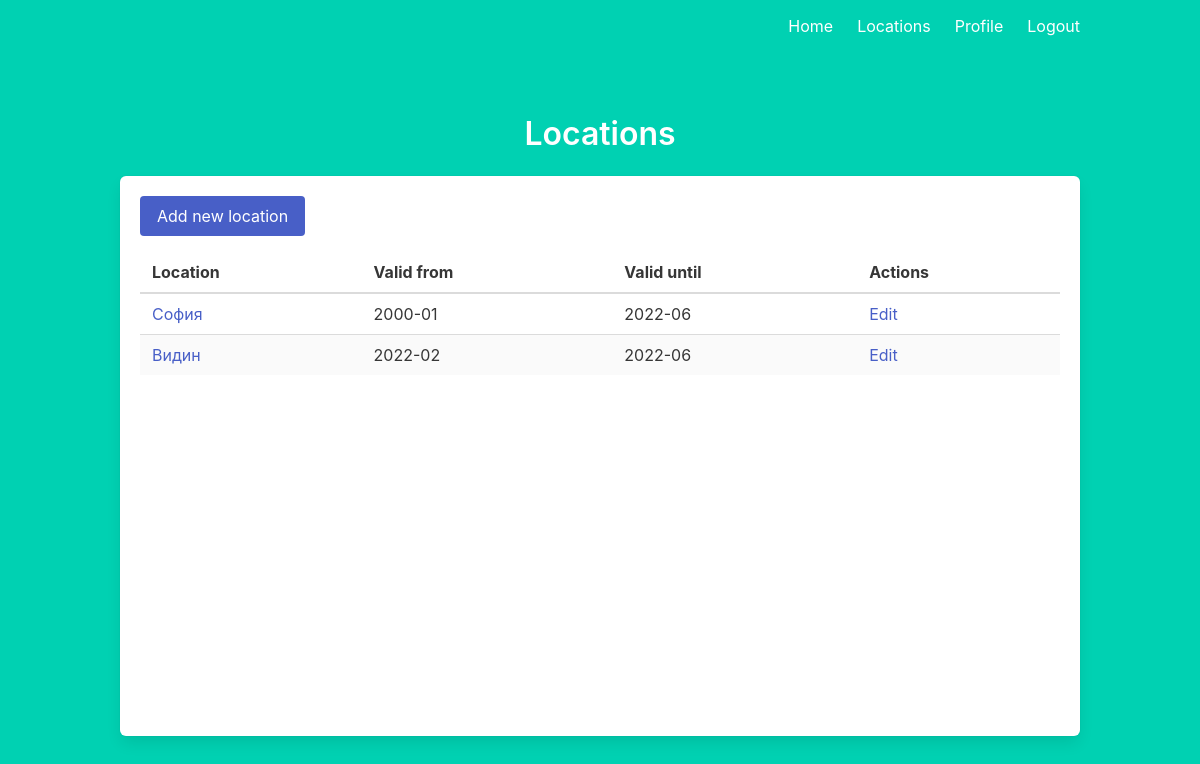
The app's page /locations (signed in) with its own data.
### models.py (models this page shows)
class Location(db.Model):
    id = db.Column(db.Integer, primary_key=True)
    name = db.Column(db.String(100))
    valid_from = db.Column(db.String(7))
    valid_until = db.Column(db.String(7))
    measurements = db.relationship("MonthlyMeasurements")

### main.py (the view)
@main.route('/locations')
def locations():
    locations = Location.query.all()
    return render_template('locations.html', current_user=current_user, locations=locations)

### __init__.py (called while the page is built)
def create_app():
    app = Flask(__name__)
    app.config['SECRET_KEY'] = 'very_secret-TODO-change-it'
    app.config['SQLALCHEMY_DATABASE_URI'] = 'sqlite:///db.sqlite'
    db.init_app(app)
    from .models import User
    login_manager = LoginManager()
    login_manager.login_view = 'auth.login'
    login_manager.init_app(app)
    @login_manager.user_loader
    def load_user(user_id):
        return User.query.get(int(user_id))
    from .auth import auth as auth_blueprint
    app.register_blueprint(auth_blueprint)
    from .main import main as main_blueprint
    app.register_blueprint(main_blueprint)
    return app

### templates/locations.html (shortened to what this page needs)
{% extends "base.html" %}
{% block content %}
<h1 class="title has-text-centered">
  Locations
</h1>
<div class="box" style="min-height: 70vh">
  <a class="button is-link" href="/locations/new">Add new location</a>
  <table class="mt-4 table is-striped is-fullwidth is-hoverable">
    <thead>
      <th>
        Location
      </th>
      <th>
        Valid from
      </th>
      <th>
        Valid until
      </th>
      <th>
        Actions
      </th>
    </thead>
    <tbody>
      {% for location in locations %}
        <tr>
          <td>
            <a class="has-text-link" href="/locations/{{ location.id }}">{{ location.name }}</a>
          </td>
          <td>
            {{ location.valid_from }}
          </td>
          <td>
            {{ location.valid_until }}
          </td>
          <td>
            <a class="has-text-link" href="/locations/{{ location.id }}/edit">Edit</a>
          </td>
        </tr>
      {% endfor %}
    </tbody>
  </table>
</div>
{% endblock %}

### records on screen
Location: name "София", valid_from "2000-01", valid_until "2022-06"
Location: name "Видин", valid_from "2022-02", valid_until "2022-06"
